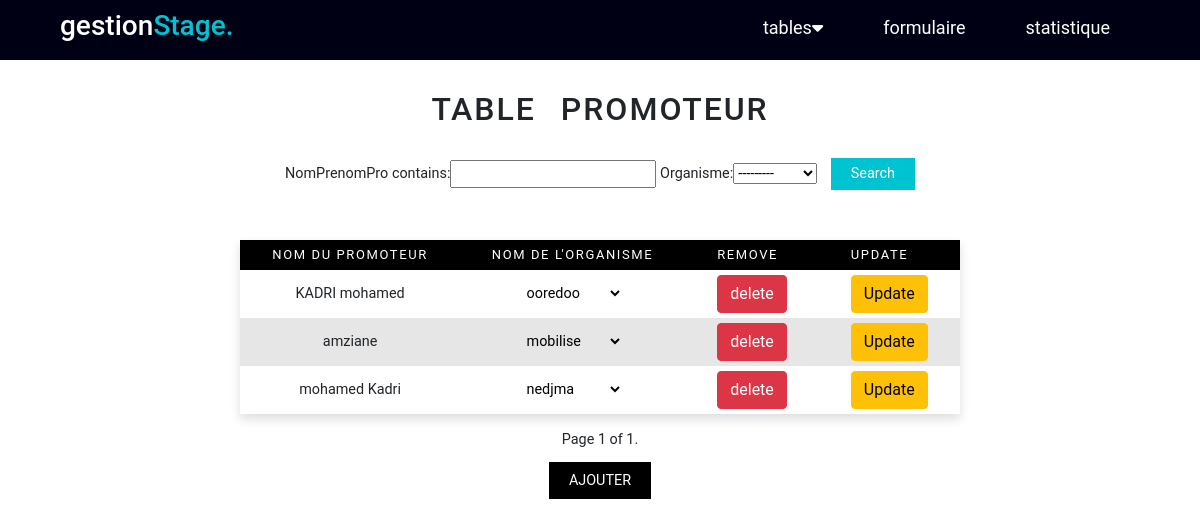
/promoteur/, run on the app's committed database.
### AppGestion/models.py (models this page shows, shortened)
class Promoteur (models.Model):
    NomPrenomPro=models.CharField(max_length=40)
    Organisme = models.ForeignKey("Organisme",on_delete=models.CASCADE)
    class Meta:
        ordering = ['NomPrenomPro']

class Organisme (models.Model):
    NomOrganisme= models.CharField(max_length=40,primary_key=True)
    typeOr=models.IntegerField(choices=TYPE_ORGANISME)
    def __str__(self):
        return self.NomOrganisme

### AppGestion/views.py (the view)
# urls.py: path('promoteur/',views.promoteur,name='promoteur'),
def promoteur(request):
    promoteurs=Promoteur.objects.all()
    organismes=Organisme.objects.all()
    pro =PromoteurFilter(request.GET, queryset=promoteurs)
    promoteurs=pro.qs
    paginator4= Paginator(promoteurs,5)
    page_number=request.GET.get('page')
    promoteurs=paginator4.get_page(page_number)
    if request.method=="POST":
        formPromoteur =PromoteurForm(data=request.POST)
        if formPromoteur.is_valid():
            formPromoteur.save()
            return redirect("promoteur")
    else:
        formPromoteur=PromoteurForm
    return render(request,'promoteur.html',{'promoteur':promoteurs,'organismes':organismes,'pro':pro,'formPromoteur':formPromoteur})

### AppGestion/templates/promoteur.html (shortened to what this page needs)
<!DOCTYPE html>
<html lang="en">
<head>
    <link href="https://cdn.jsdelivr.net/npm/bootstrap@5.1.3/dist/css/bootstrap.min.css" rel="stylesheet"
>
    <link rel="stylesheet" href="https://cdnjs.cloudflare.com/ajax/libs/font-awesome/6.0.0-beta3/css/all.min.css" />
    <link rel="stylesheet" href="/static/style.css">
</head>
<body>
  <div class="menu_bar">
    <h1 class="logo">gestion<span>Stage.</span></h1>
    <ul >
      <li ><a  href="">tables<i class="fas fa-caret-down"></i></a>
      </li>
      <li ><a  href="{% url 'formulaireStage'%}">formulaire</a></li>
      <li ><a  href="#">statistique</a> </li>
    </ul>
  </div>
<div class="contenue">
    <h2> table promoteur </h2>
    <form action="" methode="get">
      {{pro.form}}
      <button class="button" type="submit"> Search </button>
    </form>
    <table >
      <thead>
      <tr>
        <th>Nom du promoteur </th>
        <th>Nom de l'organisme </th>
        <th>Remove</th>
        <th>Update</th>
      </tr>
    </thead>
      {% for p in promoteur %}
        <tr>
          <form method ="POST" action="/Update_Promoteur/{{p.id}}/">
          <td><text  class="table_input" name="NomPrenomPro">{{p.NomPrenomPro}}</text></td>
           <td> <select   class="table_input" name="Organisme" required id="id_Organisme">
              <option value="{{p.Organisme.NomOrganisme}}" selected>{{p.Organisme.NomOrganisme}}</option>
            </select></td>
            <td> <a href="{% url 'delete_promoteur' p.id %}"  class="btn btn-danger"> delete </a> </td>
            <td> <input type="submit" value="Update" class="btn btn-warning"> </td>
          </form>
        </tr>
     {% endfor %}
    </table>
    <div class="pagination">
      <span class="step-links">
          <span class="current">
              Page {{ promoteur.number }} of {{ promoteur.paginator.num_pages }}.
          </span>
      </span>
  </div>
  <div class="wrapper s">
      <a href="#ajout-Promoteur">Ajouter</a>
    </div>
</div>
</body>
</html>

### AppGestion/static/style.css (style rules this page uses)
body { font-size: 0.9rem; font-family: 'Roboto', sans-serif; }
.wrapper { margin-top: 20px; }
.wrapper a { background-color: #000; text-decoration: none; padding: 10px 20px; text-transform: uppercase; color:#fff; }
.button { background-color: #00c3d1; color: #fff; padding: 5px 20px; border:0; margin-left: 10px; }
h2 { margin-top: 90px; margin-bottom: 30px; word-spacing: 15px; letter-spacing: 2px; text-transform: uppercase; }
table { margin-top: 50px; margin-bottom: 15px; border-collapse: collapse; box-shadow: 0 5px 10px rgb(221, 221, 221); background-color: white; text-align: left; overflow: hidden; }
tr:nth-child(even) { background-color: #e6e6e6; }
thead { background-color: #000000; color: #fff; }
th { font-size: 13px; padding: 5px 2rem ; text-transform: uppercase; letter-spacing: 0.1rem; font-weight:normal ; }
td { padding: 5px 2rem; text-align: center; }
.contenue { display: flex; justify-content: center; align-items: center; flex-direction: column; }
.menu_bar { margin: 0; height:60px; width: 100%; display: flex; align-items: center; justify-content: space-between; padding: 0 5%; background-color: rgb(0, 0, 20); position: fixed; top :0; }
.logo { color: rgb(255, 255, 255) ; font-size: 28px; }
.logo span { color: #00c3d1; }
.menu_bar ul { list-style: none; display: flex; padding-top: 10px; }
.menu_bar ul li { padding: 10px 30px; }
.menu_bar ul li a { color: white; text-decoration: none; font-size: 18px; transition: all 0.3s; }
.table_input { border: none; background:none; width: 100px; }

### data on the page
Promoteur: NomPrenomPro "KADRI mohamed", Organisme "ooredoo"
Promoteur: NomPrenomPro "amziane", Organisme "mobilise"
Promoteur: NomPrenomPro "mohamed Kadri", Organisme "nedjma"

### other printed values
{{ promoteur.number }} "1"
{{ promoteur.paginator.num_pages }} "1"
